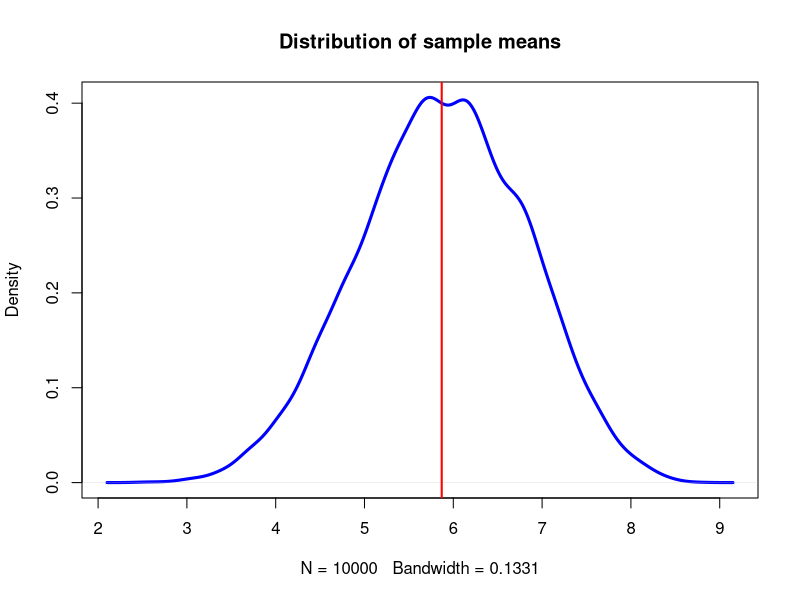
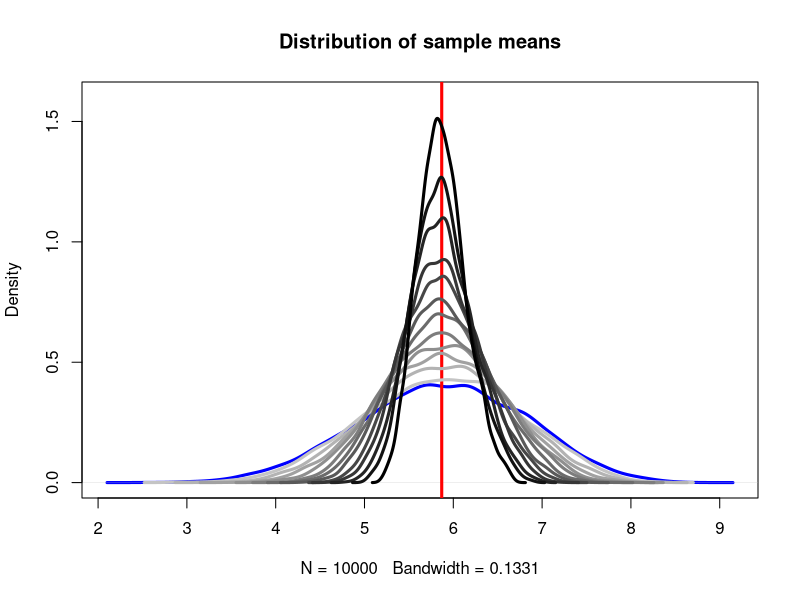
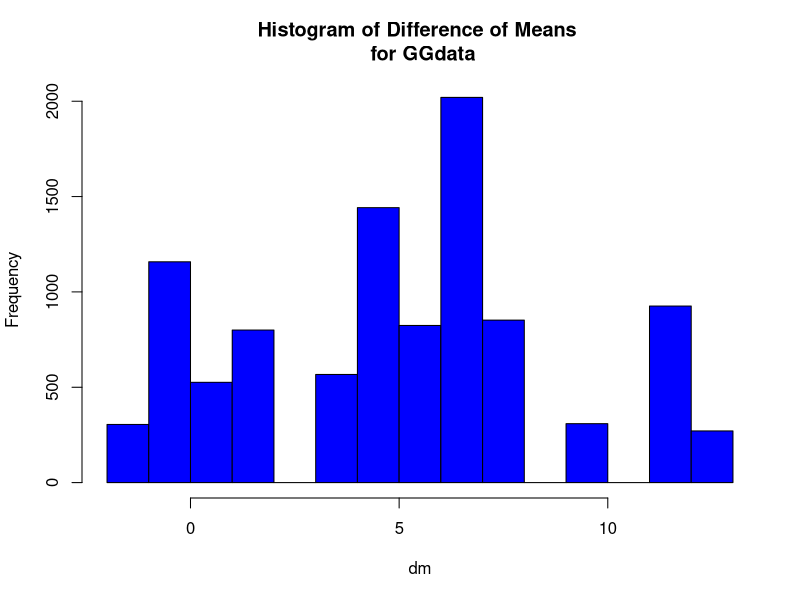

Write the R code that produced these figures, in order.
## ---- chunk 1
# libraries
library(png)
library(grid)
library(ggplot2)
# wd
setwd("~/Dropbox/231B_Spring2015/231b_section_materials_2015/section_1")
## ---- chunk 2
population <- c(4,5,7,12,7,8,9,-3,5,8,9,3,2,3,4,6,10,4,6,7,8,9,2)

N <- length(population) # number of observations in the population
N

pop_mean <- mean(population) # population mean
pop_mean 

pop_sd <- sd(population) # population standard deviation
pop_sd
## ---- chunk 3
s1 <- sample(population, size=8, replace = FALSE)

s2 <- sample(population, size=8, replace = FALSE)

s3 <- sample(population, size=8, replace = FALSE)

s4 <- sample(population, size=8, replace = FALSE)

samples <- rbind(s1, s2, s3, s4)

samples
## ---- chunk 4
apply(samples, MARGIN=1, FUN=mean) 
## ---- chunk 5

sample_mean <- NA

for (i in 1:10000){
  
  sample <- sample(population, size=8, replace = FALSE)
  sample_mean[i] <- mean(sample)
  
}
## ---- chunk 6
par(mfrow=c(1,1))
plot(density(sample_mean), col="blue", lwd=3,
     main="Distribution of sample means")
abline(v=pop_mean, col="red", lwd=2)

## ---- chunk 7

plot(density(sample_mean), col="blue", ylim=c(0,1.6),
     main="Distribution of sample means", lwd=3)
abline(v=pop_mean, col="red", lwd=3)

rep <- 10000

for (m in 9:20){
  sample_mean <- NA
  
  for (i in 1:rep){
    sample <- sample(population, size=m, replace = FALSE)
    sample_mean[i] <- mean(sample)
  }
  
  lines(density(sample_mean), lwd=3,
        col=paste0("grey",140-(7*m)))
}

## ---- chunk 8
diff_means <- function(y, x){ 
  
  # Calculating difference in means
  mean1 <- mean(y[x==1], na.rm=T)
  mean0 <- mean(y[x==0], na.rm=T)
  diff <- mean1 - mean0
  
  # Calculating number of observations
  N <- length(na.omit(y))
  
  # Preparing output
  res <- c(mean1, mean0, diff, N)
  names(res) <- c("Mean 1", "Mean 0", "Difference", "N")
  
  return(c(res))
}
## ---- chunk 9
gg_data <- as.data.frame(cbind(c(10,15,20,20,10,15,15), 
                               c(15,15,30,15,20,15,30)))
names(gg_data) <- c("Y_i0", "Y_i1")
save(gg_data, file="gg_data.Rda")
## ---- chunk 10
# let's fix m=3 (units in the treatment group)
treat <- c(1, 1, 1, 0, 0, 0, 0)
gg_data$treat <- sample(treat, 7, replace=F)
gg_data$treat
## ---- chunk 11
gg_data$observed <- ifelse(gg_data$treat==1, gg_data$Y_i1, gg_data$Y_i0)
## ---- chunk 12
head(gg_data)
## ---- chunk 13
# mean of the treatment group
mean(gg_data$observed[gg_data$treat==1])
# mean of the control group
mean(gg_data$observed[gg_data$treat==0])

# difference of means
mean(gg_data$observed[gg_data$treat==1]) - mean(gg_data$observed[gg_data$treat==0])
  
# with our function
diff_means(gg_data$observed, gg_data$treat)

## ---- chunk 14

# 1.
gg_data$treat <- sample(treat, 7, replace=F)
gg_data$observed <- ifelse(gg_data$treat==1, gg_data$Y_i1, gg_data$Y_i0)

# 2.
diff_means(gg_data$observed, gg_data$treat)
# we should store this! so,
dm <- diff_means(gg_data$observed, gg_data$treat)
dm
# but we only want the third element!
dm <- diff_means(gg_data$observed, gg_data$treat)[3]
dm

## ---- chunk 15

dm <- NA #creating a placeholder to store all our doms...

for (i in 1:10000){
    
    # 1.
    gg_data$treat <- sample(treat, 7, replace=F)
    gg_data$observed <- ifelse(gg_data$treat==1, gg_data$Y_i1, gg_data$Y_i0)
    
    # 2.
    dm[i] <- diff_means(gg_data$observed, gg_data$treat)[3]

    }

## ---- chunk 16
hist(dm, col="blue", main="Histogram of Difference of Means \n for GGdata")

